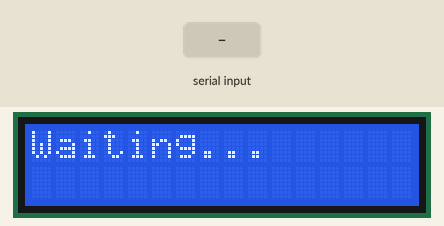
This sketch was run on a simulated Arduino Uno, built with avr-gcc and run on an emulated ATmega328P. Parts: 16×2 character LCD. The inputs (shaded band) are chosen by the test bench.

Above: at 1.2 s.
1.3 s: "1\n" received over Serial
At 1.8 s:
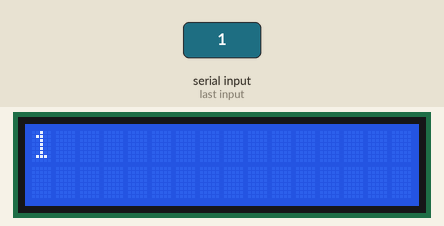
2.8 s: byte 10 ('\n') received over Serial
At 4.0 s:
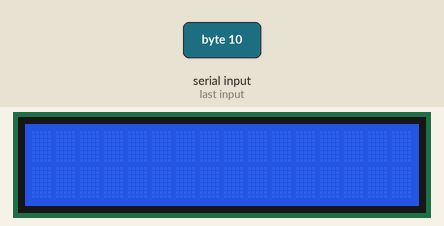
4.3 s: "0\n" received over Serial
At 5.3 s:
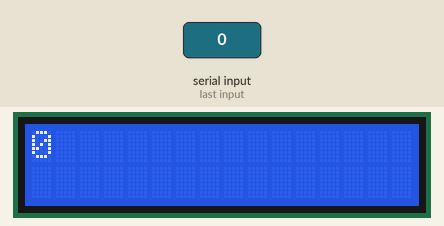
Timing chart, 0 to 7.3 s (numbered marks = the images above; inputs shaded):
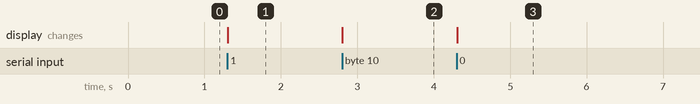

The sketch:

LCD_Speech_lang.ino
```cpp
#include <Wire.h>
#include <LiquidCrystal_I2C.h>

LiquidCrystal_I2C lcd(0x27, 16, 2); // Check your LCD I2C address

String receivedText = "";

void setup() {
  Serial.begin(9600);
  lcd.init();
  lcd.backlight();
  lcd.clear();
  lcd.setCursor(0, 0);
  lcd.print("Waiting...");
}

void loop() {
  if (Serial.available()) {
    char c = Serial.read();
    if (c == '\n') {
      lcd.clear();
      lcd.setCursor(0, 0);
      lcd.print(receivedText);
      receivedText = "";
    } else {
      receivedText += c;
    }
  }
}
```

Measured:
- after the input at 1.3 s, the display: changes at once (image 1)
- after the input at 2.8 s, the display: changes at once (image 2)
- after the input at 4.3 s, the display: changes at once (image 3)
